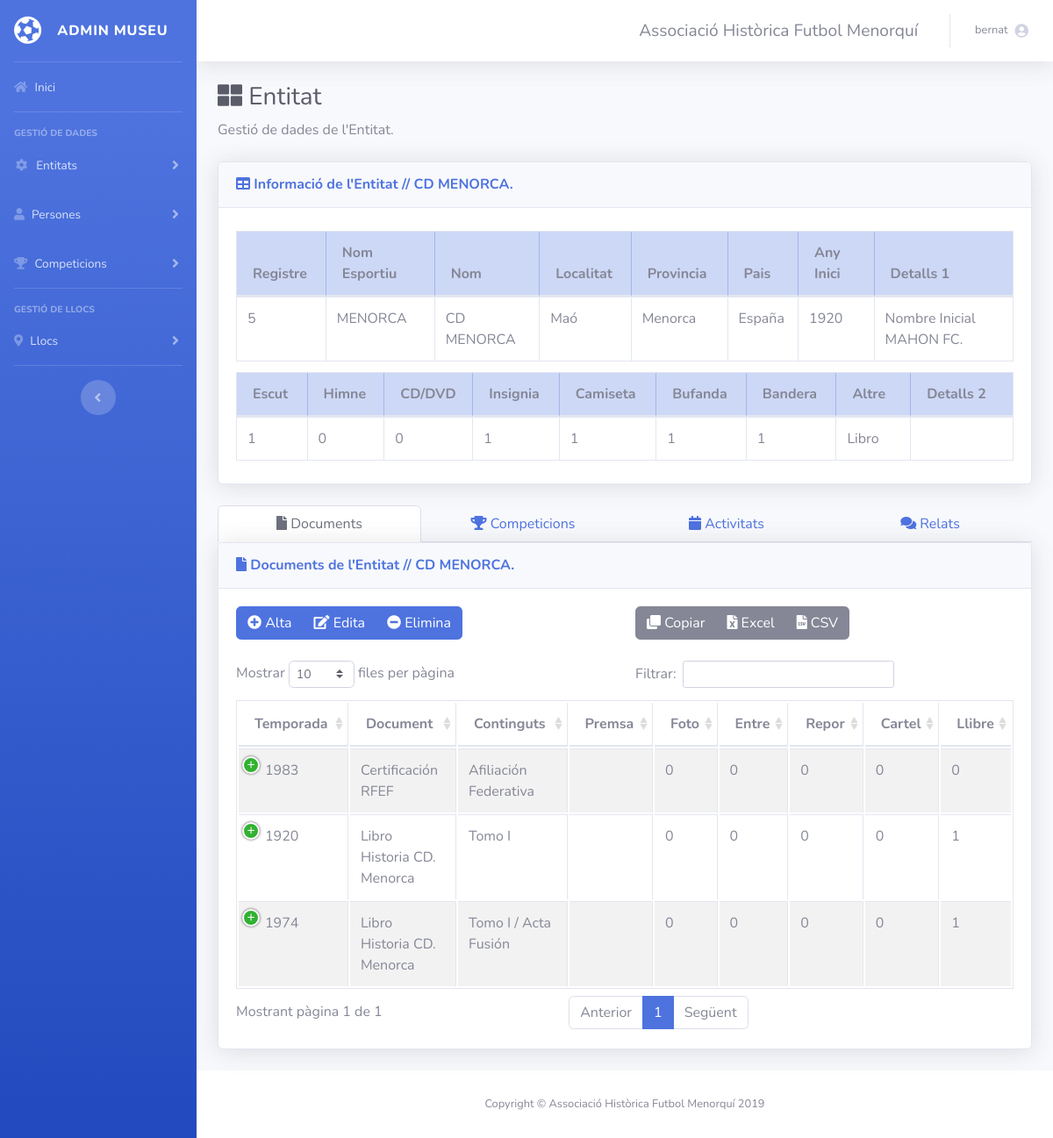
The page /entitat.php?id=5 (signed in) on the database as committed earlier.
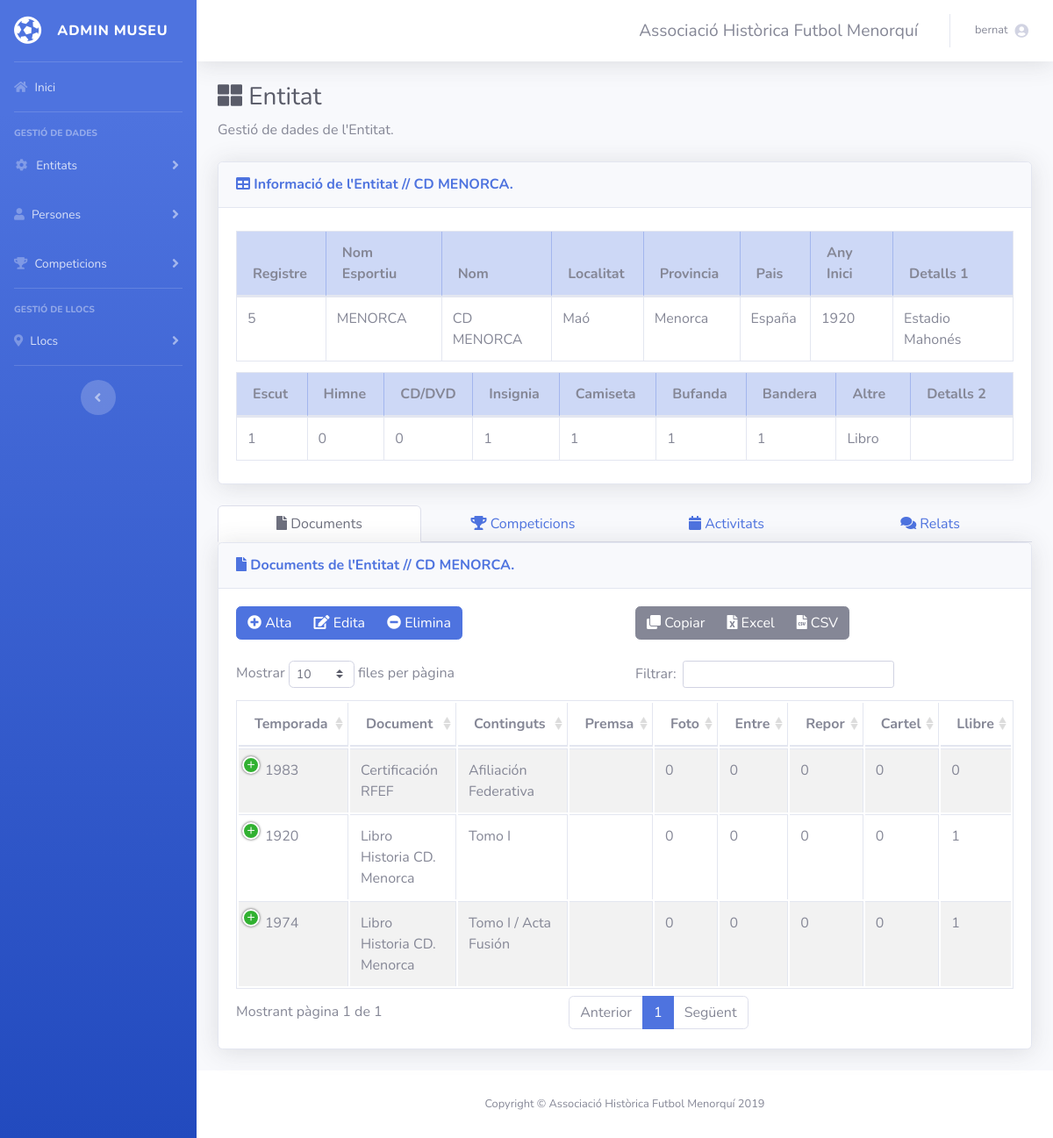
The same page on the database as committed later.
### tables this page shows
CREATE TABLE `clubs` (
  `id` int(11) NOT NULL,
  `nom` varchar(50) DEFAULT NULL,
  `poblacions_id` int(11) DEFAULT NULL,
  `pais_id` int(11) DEFAULT NULL,
  `provincia_id` int(11) DEFAULT NULL,
  `inici` year(4) DEFAULT NULL,
  `inici_detall` varchar(100) DEFAULT NULL,
  `nom_esportiu` varchar(50) DEFAULT NULL,
  `escut` int(11) NOT NULL DEFAULT '0',
  `himne` int(11) NOT NULL DEFAULT '0',
  `cd` int(11) NOT NULL DEFAULT '0',
  `insignia` int(11) NOT NULL DEFAULT '0',
  `camiseta` int(11) NOT NULL DEFAULT '0',
  `bufanda` int(11) NOT NULL DEFAULT '0',
  `bandera` int(11) NOT NULL DEFAULT '0',
  `altre` varchar(100) NOT NULL,
  `detalls2` varchar(100) NOT NULL
);

CREATE TABLE `poblacions` (
  `id` int(11) NOT NULL,
  `nom` varchar(150) DEFAULT NULL,
  `provincies_id` int(11) DEFAULT NULL
);

CREATE TABLE `provincies` (
  `id` int(11) NOT NULL,
  `nom` varchar(45) DEFAULT NULL,
  `comunitats_id` int(11) DEFAULT NULL
);

CREATE TABLE `paisos` (
  `id` int(11) NOT NULL,
  `nom` varchar(100) DEFAULT NULL,
  `continents_id` int(11) DEFAULT NULL,
  `nom_eng` varchar(100) NOT NULL
);

### entitat.php (the view, shortened to what the changed rows need)
<?php include("common/head.php") ?>
<?php require_once('connexions/connexio01.php'); ?>
<body id="page-top">
  <div id="wrapper">
    <div id="content-wrapper" class="d-flex flex-column">
      <div id="content">
        <div class="container-fluid">
          <h1 class="h3 mb-2 text-gray-800"><i class="fas fa-th-large"></i> Entitat</h1>
          <div class="card shadow mb-4 overflow-hidden">
            <div class="card-header py-3">
              <h6 class="m-0 font-weight-bold text-primary"><i class="fa fa-table"></i> Informació de l'Entitat // <span id="entitatInfo"></span>.</h6>
            </div>
            <div class="card-body overflow-hidden">
                <div class="table-responsive overflow-hidden">
                  <table class="table table-bordered" id="dtEntitat" width="100%" cellspacing="0">
                                  <thead class="table-primary">
                                      <tr>
                                          <th>Registre</th>
                                          <th>Nom Esportiu</th>
                                          <th>Nom</th>
                                          <th>Localitat</th>
                                          <th>Provincia</th>
                                          <th>Pais</th>
                                          <th>Any Inici</th>
                                          <th>Detalls 1</th>
                                      </tr>
                                  </thead>
                                  <tbody>
                                      <?php
                                          $sql ="SELECT * FROM clubs
                                                 WHERE id='".$_REQUEST['id']."'";
                                          $rs = mysqli_query($con01, $sql) or die("Error: ".mysqli_error($con01));
                                          while ($row = mysqli_fetch_array($rs)){
                                      ?>
                                      <tr>
                                          <td><?php echo $row['id']; ?></td>
                                          <td><?php echo ($row['nom_esportiu']);
                                          $nomComplet=$row['nom_esportiu']; ?></td>
                                          <td><?php echo ($row['nom']); ?></td>
                                          <td><?php
                                              if($row['poblacions_id']!=NULL){
                                                  $query_pob = "SELECT * FROM poblacions WHERE id='".$row['poblacions_id']."'";
                                                  $rsp = mysqli_query($con01, $query_pob) or die("Error: ".mysqli_error($con01));
                                                  $rowp = mysqli_fetch_array($rsp);
                                                  echo $rowp['nom'];
                                              }
                                               ?>
                                          </td>
                                          <td><?php if($row['provincia_id']!=NULL){
                                                  $query_prov = "SELECT * FROM provincies WHERE id='".$row['provincia_id']."'";
                                                  $rsprov = mysqli_query($con01, $query_prov) or die("Error: ".mysqli_error($con01));
                                                  $rowprov = mysqli_fetch_array($rsprov);
                                                  echo ($rowprov['nom']);
                                              }
                                          ?></td>
                                          <td>
                                              <?php
                                              $query_pais = "SELECT * FROM paisos WHERE id='".$row['pais_id']."'";
                                                  $rspais = mysqli_query($con01, $query_pais) or die("Error: ".mysqli_error($con01));
                                                  $rowpais = mysqli_fetch_array($rspais);
                                                  echo ($rowpais['nom']);
                                          ?>
                                          </td>
                                          <td><?php echo ($row['inici']); ?></td>
                                          <td><?php echo ($row['inici_detall']); ?></td>
                                      </tr>
                                      <?php
                                          }
                                      ?>
                                  </tbody>
                  </table>
                  <table class="table table-bordered" id="dtNumsEntitat" width="100%" cellspacing="0">
                                  <thead  class="table-primary">
                                      <tr>
                                          <th>Escut</th>
                                          <th>Himne</th>
                                          <th>CD/DVD</th>
                                          <th>Insignia</th>
                                          <th>Camiseta</th>
                                          <th>Bufanda</th>
                                          <th>Bandera</th>
                                          <th>Altre</th>
                                          <th>Detalls 2</th>
                                      </tr>
                                  </thead>
                                  <tbody>
                                      <?php
                                          $sql ="SELECT * FROM clubs
                                                 WHERE id='".$_REQUEST['id']."'";
                                          $rs = mysqli_query($con01, $sql) or die("Error: ".mysqli_error($con01));
                                          while ($row = mysqli_fetch_array($rs)){
                                      ?>
                                      <tr>
                                          <td><?php echo $row['escut']; ?></td>
                                          <td><?php echo $row['himne']; ?></td>
                                          <td><?php echo $row['cd']; ?></td>
                                          <td><?php echo $row['insignia']; ?></td>
                                          <td><?php echo $row['camiseta']; ?></td>
                                          <td><?php echo $row['bufanda']; ?></td>
                                          <td><?php echo $row['bandera']; ?></td>
                                          <td><?php echo utf8_encode($row['altre']); ?></td>
                                          <td><?php echo utf8_encode($row['detalls2']); ?></td>
                                      </tr>
                                      <?php
                                          }
                                      ?>
                                  </tbody>
                  </table>
                </div>
            </div>
        </div>
        <div class="tab-content" id="myTabContent">
          <div class="tab-pane fade show active" id="docs" role="tabpanel" aria-labelledby="docs-tab">
              <div class="card shadow mb-4  ">
                <div class="card-body ">
                  <div class="table-responsive overflow-hidden">
                      <table class="table table-striped table-bordered table-hover display" id="dtDocsEntitat" width="100%">
                          <thead>
                              <tr>
                                  <th>Temporada</th>
                                  <th>Document</th>
                                  <th>Continguts</th>
                                  <th>Premsa</th>
                                  <th>Foto</th>
                                  <th>Entre</th>
                                  <th>Repor</th>
                                  <th>Cartel</th>
                                  <th>Llibre</th>
                              </tr>
                          </thead>
                      </table>
                </div>
                </div>
            </div>
          </div>
        </div>
        </div>
      </div>
    </div>
  </div>
</body>
</html>

Rows that differ between the two databases and show on the page:
changed clubs "MENORCA": inici_detall "Nombre Inicial MAHON FC." → "Estadio Mahonés"
